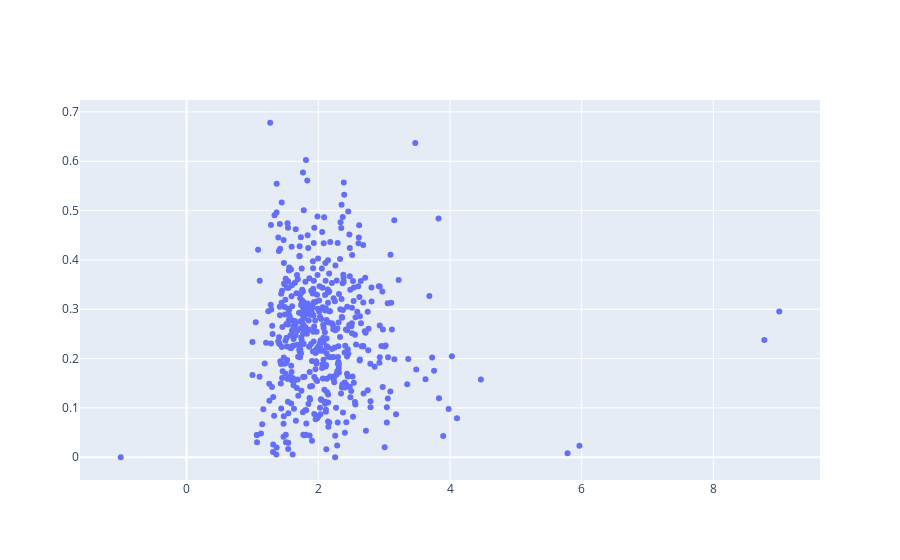

The cell this chart's notebook holds for it:
### Code cell
import plotly.graph_objects as go


fig = go.Figure()

fig.add_trace(go.Scatter(x=df_java_cc['averageCC'].values, y=df_java_cc['percentage'].values,
                    mode='markers',
                    name='lines'))


fig.show()

### Figure 1 — Plotly figure (JSON) as saved in the notebook; plotly's stock layout.template omitted (floating-point values rounded to 4 significant figures; data arrays with more than 128 entries replaced by an {"elided": "..."} marker saying what was removed)
{"data": [{"mode": "markers", "name": "lines", "type": "scatter", "x": {"elided": "494 float values"}, "y": {"elided": "494 float values"}}], "layout": {}}
